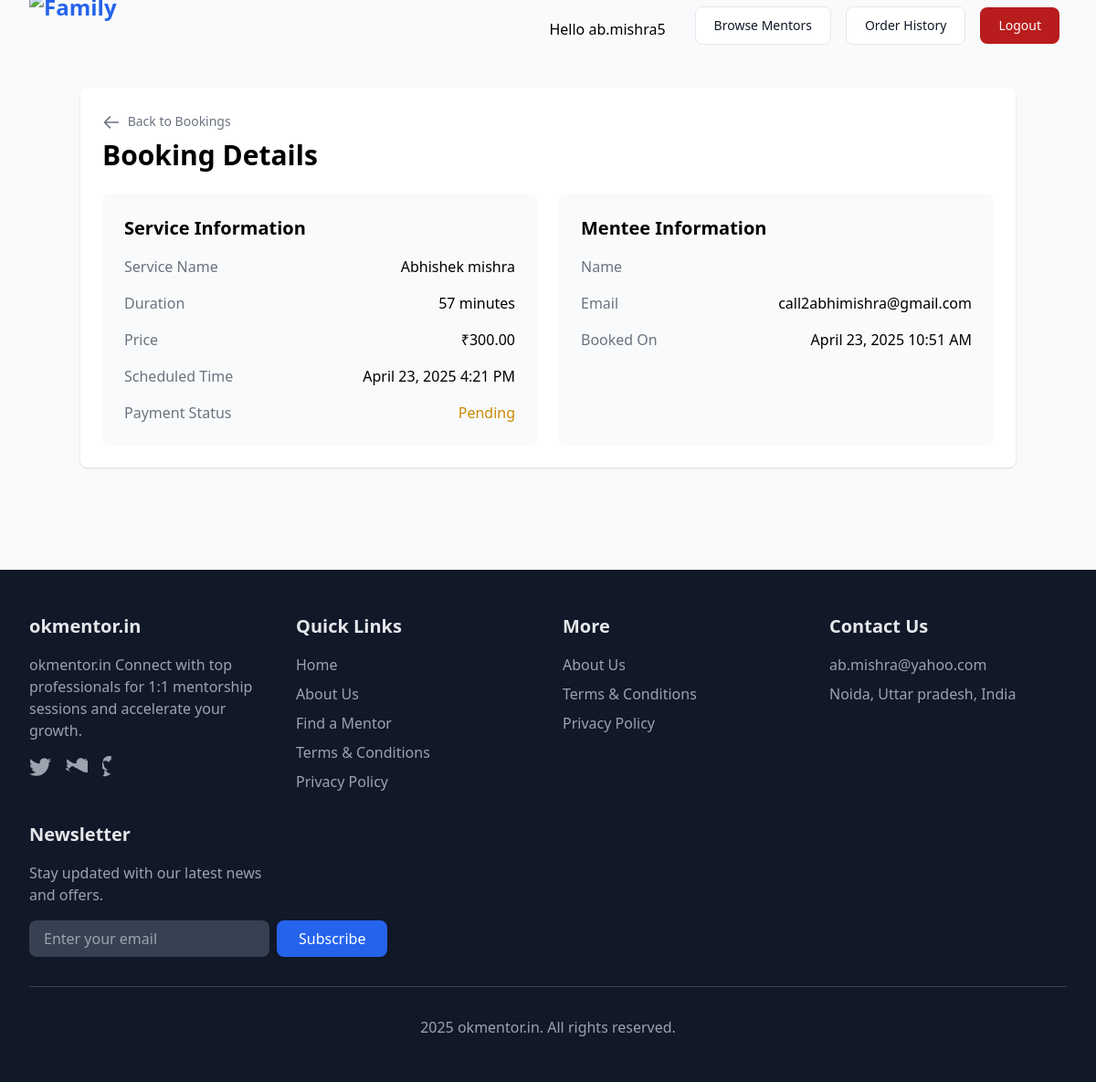
/mentor/bookings/1/ (signed in), run on the app's committed database.
### marketplace/models.py (models this page shows, shortened)
class Booking(models.Model):
    user = models.ForeignKey(User, on_delete=models.CASCADE, related_name='bookings')
    service = models.ForeignKey(Service, on_delete=models.CASCADE)
    mentor = models.ForeignKey(MentorProfile, on_delete=models.CASCADE, related_name='bookings')
    scheduled_time = models.DateTimeField()
    payment_status = models.CharField(max_length=20, choices=[('pending','Pending'),('paid','Paid')], default='pending')
    created_at = models.DateTimeField(auto_now_add=True)

class Service(models.Model):
    mentor = models.ForeignKey(MentorProfile, on_delete=models.CASCADE, related_name='services')
    name = models.CharField(max_length=100)
    description = models.TextField()
    duration_minutes = models.PositiveIntegerField()
    price = models.DecimalField(max_digits=8, decimal_places=2)

### marketplace/views.py (the view)
# urls.py: path('mentor/bookings/<int:booking_id>/', views.booking_detail, name='booking_detail'),
@login_required
def booking_detail(request, booking_id):
    booking = get_object_or_404(Booking, id=booking_id)
    return render(request, 'mentor/booking_detail.html', {'booking': booking})

### marketplace/templatetags/marketplace_extras.py (called while the page is built)
@register.filter
def is_mentor(user):
    try:
        return hasattr(user, 'mentorprofile') and user.mentorprofile.is_mentor
    except Exception:
        return False

### templates/mentor/booking_detail.html (shortened to what this page needs)
{% extends 'base.html' %}
{% block content %}
<div class="max-w-6xl mx-auto">
    <div class="bg-white rounded-lg shadow p-6 mb-8">
        <div class="flex justify-between items-center mb-6">
            <div>
                <a href="{% url 'mentor_bookings' %}" class="text-sm text-gray-500 hover:text-gray-700">
                    <svg class="w-5 h-5 inline mr-1" fill="none" stroke="currentColor" viewBox="0 0 24 24">
                        <path stroke-linecap="round" stroke-linejoin="round" stroke-width="2" d="M10 19l-7-7m0 0l7-7m-7 7h18" />
                    </svg>
                    Back to Bookings
                </a>
                <h1 class="text-3xl font-bold mt-2">Booking Details</h1>
            </div>
        </div>
        <div class="grid grid-cols-1 md:grid-cols-2 gap-6">
            <div class="bg-gray-50 p-6 rounded-lg">
                <h3 class="text-xl font-semibold mb-4">Service Information</h3>
                <div class="space-y-4">
                    <div class="flex justify-between">
                        <span class="text-gray-500">Service Name</span>
                        <span class="font-medium">{{ booking.service.name }}</span>
                    </div>
                    <div class="flex justify-between">
                        <span class="text-gray-500">Duration</span>
                        <span class="font-medium">{{ booking.service.duration_minutes }} minutes</span>
                    </div>
                    <div class="flex justify-between">
                        <span class="text-gray-500">Price</span>
                        <span class="font-medium">₹{{ booking.service.price }}</span>
                    </div>
                    <div class="flex justify-between">
                        <span class="text-gray-500">Scheduled Time</span>
                        <span class="font-medium">{{ booking.scheduled_time|date:"F j, Y g:i A" }}</span>
                    </div>
                    <div class="flex justify-between">
                        <span class="text-gray-500">Payment Status</span>
                        <span class="font-medium {% if booking.payment_status == 'paid' %}text-green-600{% else %}text-yellow-600{% endif %}">
                            {{ booking.payment_status|title }}
                        </span>
                    </div>
                </div>
            </div>
            <div class="bg-gray-50 p-6 rounded-lg">
                <h3 class="text-xl font-semibold mb-4">Mentee Information</h3>
                <div class="space-y-4">
                    <div class="flex justify-between">
                        <span class="text-gray-500">Name</span>
                    </div>
                    <div class="flex justify-between">
                        <span class="text-gray-500">Email</span>
                        <span class="font-medium">{{ booking.user.email }}</span>
                    </div>
                    <div class="flex justify-between">
                        <span class="text-gray-500">Booked On</span>
                        <span class="font-medium">{{ booking.created_at|date:"F j, Y g:i A" }}</span>
                    </div>
                </div>
            </div>
        </div>
    </div>
</div>
{% endblock %}

### templates/base.html (shortened to what this page needs)
{% load marketplace_extras %}
<!DOCTYPE html>
<html lang="en">
<head>
    <script src="https://cdn.tailwindcss.com"></script>
</head>
<body class="bg-gray-50 min-h-screen flex flex-col">
    <nav class=" sticky top-0 z-50">
      <div class="max-w-7xl mx-auto px-4 sm:px-6 lg:px-8">
        <div class="flex justify-between h-16 items-center">
          <div class="flex-shrink-0 flex items-center">
            <a href="/" class="text-2xl font-extrabold text-blue-600">
              <img src="https://iili.io/3XFNMXe.md.png" alt="Family" class="w-30 h-20">
            </a>
          </div>
          <div class="hidden md:flex md:items-center md:space-x-4">
            <span class="ml-4 mr-4">Hello {{ user.username }}</span>
            <a href="{% url 'mentor_list' %}" class="py-2.5 px-5 me-2 mb-2 text-sm font-medium text-gray-900 focus:outline-none bg-white rounded-lg border border-gray-200 hover:bg-gray-100 hover:text-blue-700 focus:z-10 focus:ring-4 focus:ring-gray-100 dark:focus:ring-gray-700 dark:bg-gray-800 dark:text-gray-400 dark:border-gray-600 dark:hover:text-white dark:hover:bg-gray-700">Browse Mentors</a>
            {% if user.is_authenticated %}
              <a href="{% url 'user_order_history' %}" class="py-2.5 px-5 me-2 mb-2 text-sm font-medium text-gray-900 focus:outline-none bg-white rounded-lg border border-gray-200 hover:bg-gray-100 hover:text-blue-700 focus:z-10 focus:ring-4 focus:ring-gray-100 dark:focus:ring-gray-700 dark:bg-gray-800 dark:text-gray-400 dark:border-gray-600 dark:hover:text-white dark:hover:bg-gray-700">Order History</a>
              <form method="post" action="{% url 'logout' %}" style="display:inline;">
                <button type="submit" class="focus:outline-none text-white bg-red-700 hover:bg-red-800 focus:ring-4 focus:ring-red-300 font-medium rounded-lg text-sm px-5 py-2.5 me-2 mb-2 dark:bg-red-600 dark:hover:bg-red-700 dark:focus:ring-red-900">Logout</button>
              </form>
            {% endif %}
          </div>
        </div>
      </div>
    </nav>
    <main class="flex-1 container mx-auto py-8">
        {% block content %}{% endblock %}
    </main>
<footer class="bg-gray-900 text-gray-200 mt-12">
    <div class="max-w-7xl mx-auto px-4 sm:px-6 lg:px-8 py-12">
        <div class="grid grid-cols-1 md:grid-cols-4 gap-8">
            <div>
                <h3 class="text-xl font-bold mb-4">okmentor.in</h3>
                <p class="text-gray-400 mb-4">okmentor.in  Connect with top professionals for 1:1 mentorship sessions and accelerate your growth.</p>
                <div class="flex space-x-4">
                    <a href="#" class="text-gray-400 hover:text-white">
                    </a>
                    <a href="#" class="text-gray-400 hover:text-white">
                    </a>
                    <a href="#" class="text-gray-400 hover:text-white">
                    </a>
                </div>
            </div>
            <div>
                <h3 class="text-xl font-bold mb-4">Quick Links</h3>
                <ul class="space-y-2">
                    <li><a href="{% url 'home' %}" class="text-gray-400 hover:text-white transition">Home</a></li>
                    <li><a href="{% url 'about' %}" class="text-gray-400 hover:text-white transition">About Us</a></li>
                    <li><a href="{% url 'mentor_list' %}" class="text-gray-400 hover:text-white transition">Find a Mentor</a></li>
                    <li><a href="{% url 'terms' %}" class="text-gray-400 hover:text-white transition">Terms & Conditions</a></li>
                    <li><a href="{% url 'privacy' %}" class="text-gray-400 hover:text-white transition">Privacy Policy</a></li>
                </ul>
            </div>
            <div>
                <h3 class="text-xl font-bold mb-4">More</h3>
                <ul class="space-y-2">
                    <li><a href="{% url 'about' %}" class="text-gray-400 hover:text-white transition">About Us</a></li>
                    <li><a href="{% url 'terms' %}" class="text-gray-400 hover:text-white transition">Terms & Conditions</a></li>
                    <li><a href="{% url 'privacy' %}" class="text-gray-400 hover:text-white transition">Privacy Policy</a></li>
                </ul>
            </div>
            <div>
                <h3 class="text-xl font-bold mb-4">Contact Us</h3>
                <ul class="space-y-2">
                    <li><a href="mailto:ab.mishra@yahoo.com" class="text-gray-400 hover:text-white transition">ab.mishra@yahoo.com</a></li>
                   <li><a href="#" class="text-gray-400 hover:text-white transition">Noida, Uttar pradesh,  India</a></li>
                </ul>
            </div>
            <div>
                <h3 class="text-xl font-bold mb-4">Newsletter</h3>
                <p class="text-gray-400 mb-4">Stay updated with our latest news and offers.</p>
                <form class="flex flex-col sm:flex-row gap-2">
                    <input type="email" placeholder="Enter your email" class="flex-1 px-4 py-2 rounded-lg bg-gray-700 text-white focus:outline-none focus:ring-2 focus:ring-blue-500">
                    <button type="submit" class="px-6 py-2 bg-blue-600 text-white rounded-lg hover:bg-blue-700 transition">Subscribe</button>
                </form>
            </div>
        </div>
        <div class="border-t border-gray-700 mt-8 pt-8 text-center">
            <p class="text-gray-400"> 2025 okmentor.in. All rights reserved.</p>
        </div>
    </div>
</footer>
</body>
</html>

### data on the page
Booking: service.name "Abhishek mishra", service.duration_minutes "57", service.price "300.00", scheduled_time "April 23, 2025 4:21 PM", payment_status "Pending", user.email "call2abhimishra@gmail.com", created_at "April 23, 2025 10:51 AM"

### other printed values
{{ user.username }} "ab.mishra5"
